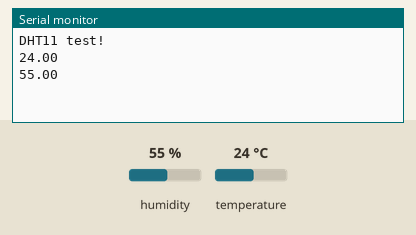
Recording of a sketch running on a simulated Arduino Uno, built with avr-gcc and run on an emulated ATmega328P. On the bench: the last lines printed to the serial monitor. The inputs (shaded band) are chosen by the test bench; at power-on: humidity 55 %, temperature 24 °C. No radio packets arrive unless stated.

Above: at 5.8 s.
5.9 s: humidity set to 22 %
At 11.1 s:
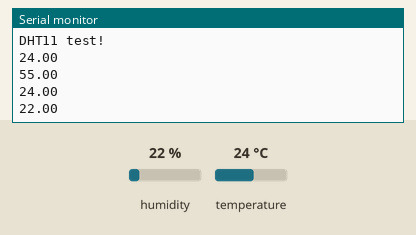
11.9 s: temperature set to 12 °C
At 15.8 s:
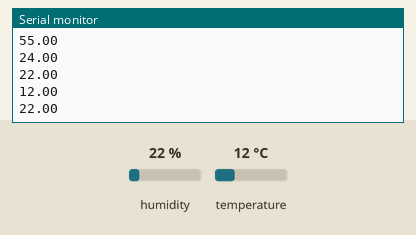
17.9 s: humidity set to 40 %
At 20.6 s:
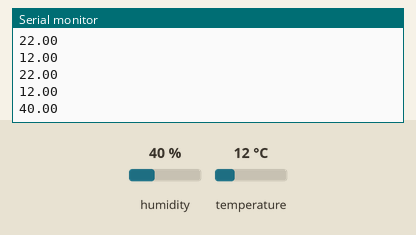
Timing chart, 0 to 22.1 s (numbered marks = the images above; inputs shaded):
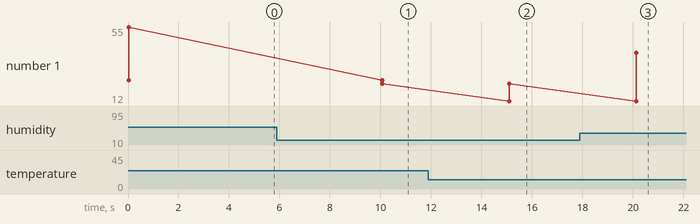

Measured:
- after the input at 5.9 s, the serial monitor: prints a new line after 4.2 s (image 1)
- after the input at 11.9 s, the serial monitor: prints a new line after 3.2 s (image 2)
- after the input at 17.9 s, the serial monitor: prints a new line after 2.2 s (image 3)
- plotted number 1: 55 → 22 after the input at 5.9 s, 22 → 40 after the input at 17.9 s

The sketch:

Dh11_tempsensor_node.ino
```cpp
#include "DHT.h"
#include <nRF24L01.h>
#include <SPI.h>
#include <RF24.h>
#include "printf.h"

#define DHTPIN A0     // what analog pin we're connected to
#define DHTTYPE DHT11   // DHT 22  (AM2302), AM2321

RF24 radio(9, 10);

const byte address[6] = "10000";
bool ok;

DHT dht(DHTPIN, DHTTYPE);
float tmpTemperature = 0;
float tmpHumidity = 0;

void setup() {
  Serial.begin(115200);
  Serial.println("DHT11 test!");

  dht.begin();
  printf_begin();

  radio.begin();
  radio.setPALevel(RF24_PA_LOW);
  radio.openWritingPipe(address);
  radio.stopListening();
  radio.printDetails();

}

void loop() {
  // Reading temperature or humidity takes about 250 milliseconds!
  // Sensor readings may also be up to 2 seconds 'old' (its a very slow sensor)
  float h = dht.readHumidity();
  // Read temperature as Celsius (the default)
  float t = dht.readTemperature();
  float temperature[] = {t, h}; //send temperatuere and humidity as array

  // Check if any reads failed and exit early (to try again).
  if (isnan(h) || isnan(t)) {
    Serial.println("Failed to read from DHT sensor!");
    return;
  }
  if (tmpTemperature != t || tmpHumidity != h ) {
    Serial.println(temperature[0]);
    Serial.println(temperature[1]);
    ok = radio.write(&temperature, sizeof(temperature));
    if (!ok) {
      Serial.println("Failed to send!");
    } else {
      tmpTemperature = t;
      tmpHumidity = h;
    }
  }
  delay(5000);

}
```
